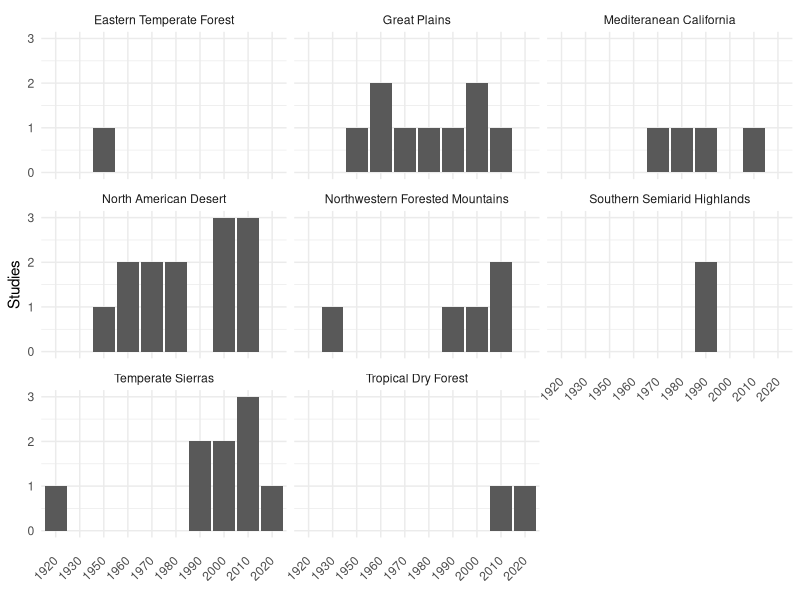

Generate this figure with R:
# load libraries 
library(tidyverse) # data wrangling

# load data
studies <- read.csv('data/studies.csv')
# filter to only included studies
studies$X <- NULL 
studies <- studies %>% 
  dplyr::filter(Inclusion_Status == "include")
# select out columns of interest
er_data <- select(studies, source_id, Latitude, Longitude, ecoregion_lvl1, er1_name, er1_color, Decade)

# add in ecoregions with no data 
er_data[nrow(er_data) + 1,] <- c("","","","","Marine West Coast Forest", "","")
er_data[nrow(er_data) + 1,] <- c("","","","","Tropical Wet Forests", "","")
er_data$er1_name <- as.factor(er_data$er1_name )
er_data <- er_data %>% dplyr::filter(Decade != "")

# plot histogram timeline by ecoregion
er_plot <- ggplot(er_data, aes(x = Decade)) +
  geom_histogram(stat = "count") +
  facet_wrap(~er1_name) + 
  theme_minimal() +
  theme(axis.text.x = element_text(angle = 45, vjust = 0.5, hjust=1)) + 
  ylab('Studies') +
  xlab('') # + 
#  theme(plot.title= element_text(hjust=.5), 
#        panel.background = element_rect(fill=unique(er_data$er1_color)))

er_plot
